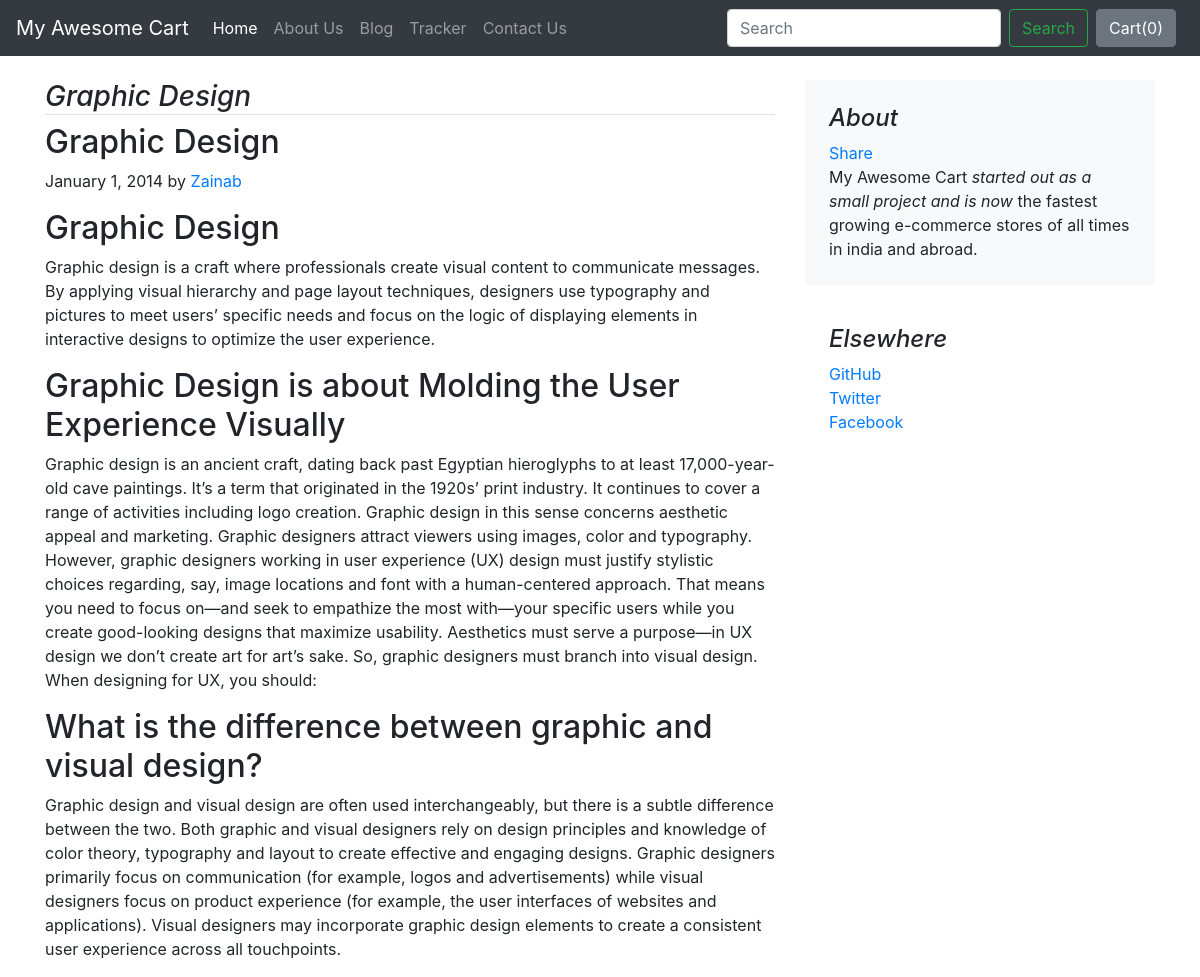
The page /blog/blogpost/1 on the database its author committed.
### blog/models.py (models this page shows, shortened)
class Blogpost(models.Model):
    post_id = models.AutoField(primary_key= True)
    title = models.CharField(max_length=50)
    head0 = models.CharField(max_length=500, default="")
    chead0 = models.CharField(max_length=5000, default="")
    head1 = models.CharField(max_length=500, default="")
    chead1 = models.CharField(max_length=5000, default="")
    head2 = models.CharField(max_length=500, default="")
    chead2 = models.CharField(max_length=5000, default="")
    pub_date = models.DateField()
    thumbnail = models.ImageField(upload_to='shop/images', default="")

### blog/views.py (the view)
# urls.py: path("blogpost/<int:myid>", views.blogpost, name="blogHome")
def blogpost(request, myid):
    post = Blogpost.objects.filter(post_id = myid) [0]
    return render(request, 'blog/blogpost.html',{'post':post})

### blog/templates/blog/blogpost.html (shortened to what this page needs)
{% extends 'blog/basic.html' %}
{% block body %}
<div class="container">
    <div class="row mt-4">
        <div class="col-md-8 blog-main">
            <h3 class=" font-italic border-bottom">
                {{post.title}}
            </h3>
            <div class="blog-post">
                <h2 class="blog-post-title">{{post.head0}}</h2>
                <p class="blog-post-meta">January 1, 2014 by <a href="#">Zainab</a></p>
                <h2>{{post.head0}}</h2>
                <p>{{post.chead0}}</p>
                <h2>{{post.head1}}</h2>
                <p>{{post.chead1}}</p>
                <h2>{{post.head2}}</h2>
                <p>{{post.chead2}}</p>
            </div>
        </div>
        <aside class="col-md-4 blog-sidebar">
            <div class="p-4 mb-3 bg-light rounded">
                <h4 class="font-italic">About</h4>
                <div class="fb-share-button" data-href="http://127.0.0.1:8000/blog/blogpost/{{post.post_id}}" data-layout="" data-size=""><a target="_blank" href="https://www.facebook.com/sharer/sharer.php?u=http%3A%2F%2F127.0.0.1%3A8000%2Fblog%2Fblogpost%2F2&amp;src=sdkpreparse" class="fb-xfbml-parse-ignore">Share</a></div>
                <p class="mb-0">My Awesome Cart <em>started out as a small project and is now</em> the fastest growing e-commerce stores of all times in india and abroad.</p>
            </div>
            <div class="p-4">
                <h4 class="font-italic">Elsewhere</h4>
                <ol class="list-unstyled">
                    <li><a href="#">GitHub</a></li>
                    <li><a href="#">Twitter</a></li>
                    <li><a href="#">Facebook</a></li>
                </ol>
            </div>
        </aside>
    </div>
</div>
{% endblock %}

### rows shown on the page
Blogpost: title "Graphic Design", head0 "Graphic Design", chead0 "Graphic design is a craft where professionals create visual content to communicate messages. By applying visual hierarchy and page layout techniques, designers use typography and pictures to meet users’ specific needs and focus on the logic of displaying elements in interactive designs to optimize the user experience.", head1 "Graphic Design is about Molding the User Experience Visually", chead1 "Graphic design is an ancient craft, dating back past Egyptian hieroglyphs to at least 17,000-year-old cave paintings. It’s a term that originated in the 1920s’ print industry. It continues to cover a range of activities including logo creation. Graphic design in this sense concerns aesthetic appeal and marketing. Graphic designers attract viewers using images, color and typography. However, graphic designers working in user experience (UX) design must justify stylistic choices regarding, say, image locations and font with a human-centered approach. That means you need to focus on—and seek to empathize the most with—your specific users while you create good-looking designs that maximize…", head2 "What is the difference between graphic and visual design?", chead2 "Graphic design and visual design are often used interchangeably, but there is a subtle difference between the two. Both graphic and visual designers rely on design principles and knowledge of color theory, typography and layout to create effective and engaging designs. Graphic designers primarily focus on communication (for example, logos and advertisements) while visual designers focus on product experience (for example, the user interfaces of websites and applications). Visual designers may incorporate graphic design elements to create a consistent user experience across all touchpoints."
